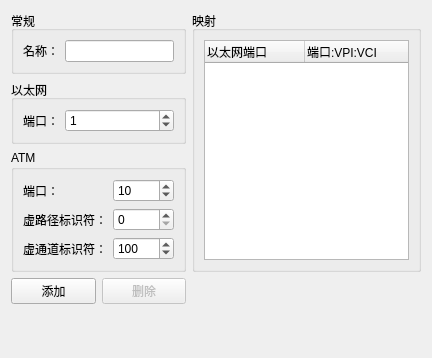
<?xml version="1.0" encoding="UTF-8"?>
<ui version="4.0">
 <class>atmBridgeConfigPageWidget</class>
 <widget class="QWidget" name="atmBridgeConfigPageWidget">
  <property name="geometry">
   <rect>
    <x>0</x>
    <y>0</y>
    <width>432</width>
    <height>358</height>
   </rect>
  </property>
  <property name="windowTitle">
   <string>ATM桥接</string>
  </property>
  <layout class="QGridLayout" name="gridLayout_2">
   <item row="0" column="2" rowspan="3">
    <widget class="QGroupBox" name="uiMappingGroupBox">
     <property name="title">
      <string>映射</string>
     </property>
     <layout class="QVBoxLayout">
      <item>
       <widget class="QTreeWidget" name="uiMappingTreeWidget">
        <property name="sizePolicy">
         <sizepolicy hsizetype="Expanding" vsizetype="Expanding">
          <horstretch>0</horstretch>
          <verstretch>0</verstretch>
         </sizepolicy>
        </property>
        <property name="rootIsDecorated">
         <bool>false</bool>
        </property>
        <column>
         <property name="text">
          <string>以太网端口</string>
         </property>
        </column>
        <column>
         <property name="text">
          <string>端口:VPI:VCI</string>
         </property>
        </column>
       </widget>
      </item>
     </layout>
    </widget>
   </item>
   <item row="1" column="0" colspan="2">
    <widget class="QGroupBox" name="uiEthernetGroupBox">
     <property name="sizePolicy">
      <sizepolicy hsizetype="Expanding" vsizetype="Preferred">
       <horstretch>0</horstretch>
       <verstretch>0</verstretch>
      </sizepolicy>
     </property>
     <property name="title">
      <string>以太网</string>
     </property>
     <layout class="QGridLayout">
      <item row="0" column="0">
       <widget class="QLabel" name="uiEthernetPortLabel">
        <property name="text">
         <string>端口：</string>
        </property>
       </widget>
      </item>
      <item row="0" column="1">
       <widget class="QSpinBox" name="uiEthernetPortSpinBox">
        <property name="sizePolicy">
         <sizepolicy hsizetype="Expanding" vsizetype="Fixed">
          <horstretch>0</horstretch>
          <verstretch>0</verstretch>
         </sizepolicy>
        </property>
        <property name="minimum">
         <number>0</number>
        </property>
        <property name="maximum">
         <number>65535</number>
        </property>
        <property name="value">
         <number>1</number>
        </property>
       </widget>
      </item>
     </layout>
    </widget>
   </item>
   <item row="2" column="0" colspan="2">
    <widget class="QGroupBox" name="uiATMGroupBox">
     <property name="sizePolicy">
      <sizepolicy hsizetype="Expanding" vsizetype="Preferred">
       <horstretch>0</horstretch>
       <verstretch>0</verstretch>
      </sizepolicy>
     </property>
     <property name="title">
      <string>ATM</string>
     </property>
     <layout class="QGridLayout">
      <item row="0" column="0">
       <widget class="QLabel" name="uiATMPortLabel">
        <property name="text">
         <string>端口：</string>
        </property>
       </widget>
      </item>
      <item row="0" column="1">
       <widget class="QSpinBox" name="uiATMPortSpinBox">
        <property name="sizePolicy">
         <sizepolicy hsizetype="Expanding" vsizetype="Fixed">
          <horstretch>0</horstretch>
          <verstretch>0</verstretch>
         </sizepolicy>
        </property>
        <property name="minimum">
         <number>0</number>
        </property>
        <property name="maximum">
         <number>65535</number>
        </property>
        <property name="value">
         <number>10</number>
        </property>
       </widget>
      </item>
      <item row="1" column="0">
       <widget class="QLabel" name="uiATMVPILabel">
        <property name="text">
         <string>虚路径标识符：</string>
        </property>
       </widget>
      </item>
      <item row="1" column="1">
       <widget class="QSpinBox" name="uiATMVPISpinBox">
        <property name="enabled">
         <bool>true</bool>
        </property>
        <property name="sizePolicy">
         <sizepolicy hsizetype="Expanding" vsizetype="Fixed">
          <horstretch>0</horstretch>
          <verstretch>0</verstretch>
         </sizepolicy>
        </property>
        <property name="minimum">
         <number>0</number>
        </property>
        <property name="maximum">
         <number>65535</number>
        </property>
        <property name="singleStep">
         <number>1</number>
        </property>
        <property name="value">
         <number>0</number>
        </property>
       </widget>
      </item>
      <item row="2" column="0">
       <widget class="QLabel" name="uiATMVCILabel">
        <property name="text">
         <string>虚通道标识符：</string>
        </property>
       </widget>
      </item>
      <item row="2" column="1">
       <widget class="QSpinBox" name="uiATMVCISpinBox">
        <property name="sizePolicy">
         <sizepolicy hsizetype="Expanding" vsizetype="Fixed">
          <horstretch>0</horstretch>
          <verstretch>0</verstretch>
         </sizepolicy>
        </property>
        <property name="maximum">
         <number>65535</number>
        </property>
        <property name="value">
         <number>100</number>
        </property>
       </widget>
      </item>
     </layout>
    </widget>
   </item>
   <item row="3" column="0">
    <widget class="QPushButton" name="uiAddPushButton">
     <property name="text">
      <string>添加</string>
     </property>
    </widget>
   </item>
   <item row="3" column="1">
    <widget class="QPushButton" name="uiDeletePushButton">
     <property name="enabled">
      <bool>false</bool>
     </property>
     <property name="text">
      <string>删除</string>
     </property>
    </widget>
   </item>
   <item row="4" column="0" colspan="3">
    <spacer>
     <property name="orientation">
      <enum>Qt::Vertical</enum>
     </property>
     <property name="sizeHint" stdset="0">
      <size>
       <width>371</width>
       <height>121</height>
      </size>
     </property>
    </spacer>
   </item>
   <item row="0" column="0" colspan="2">
    <widget class="QGroupBox" name="uiGeneralGroupBox">
     <property name="title">
      <string>常规</string>
     </property>
     <layout class="QGridLayout" name="gridLayout">
      <item row="0" column="0">
       <widget class="QLabel" name="uiNameLabel">
        <property name="text">
         <string>名称：</string>
        </property>
       </widget>
      </item>
      <item row="0" column="1">
       <widget class="QLineEdit" name="uiNameLineEdit"/>
      </item>
     </layout>
    </widget>
   </item>
  </layout>
 </widget>
 <tabstops>
  <tabstop>uiEthernetPortSpinBox</tabstop>
  <tabstop>uiATMPortSpinBox</tabstop>
  <tabstop>uiATMVPISpinBox</tabstop>
  <tabstop>uiATMVCISpinBox</tabstop>
  <tabstop>uiAddPushButton</tabstop>
  <tabstop>uiDeletePushButton</tabstop>
 </tabstops>
 <resources/>
 <connections/>
</ui>
